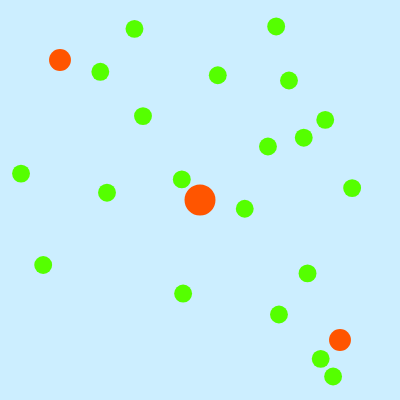
Frame 1 (no input)
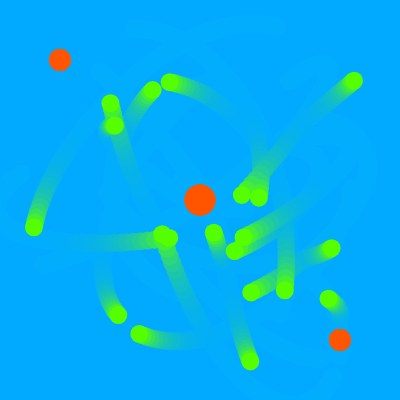
Frame 60 (no input)
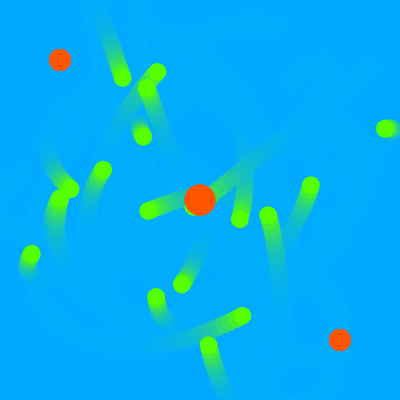
Frame 120 (the mouse pressed at the canvas centre since frame 60)

The p5.js sketch that drew these frames (run headless with seeded random() and noise() and a simulated clock; from frame 60 on, the mouse is pressed at the canvas centre):

// p5.js sketch
// ── sketch.js
let movers = [];
let attractor, repeller, repeller2;
function setup() {
  colorMode(HSL);
  createCanvas(400, 400);
  for (let i = 0; i < 20; i++) {
    const x = random(width);
    const y = random(height);
    mover = new Mover(x, y, 20);
    movers.push(mover);
  }
  attractor = new Attractor(width / 2, height / 2, 60);
  repeller = new Attractor(340, 340, 30);
  repeller2 = new Attractor(60, 60, 30);
}

function draw() {
  background(200, 100, 50, 0.2);

  for (let mover of movers) {
    mover.update();
    mover.show();
    repeller.attract(mover);
    repeller2.attract(mover);
    attractor.attract(mover);
  }
  attractor.show();
  repeller.show();
  repeller2.show();
}

// ── attractor.js
class Attractor {
  constructor(x, y, m) {
    this.pos = createVector(x, y);
    this.mass = m;
    this.r = sqrt(this.mass) * 2;
  }
  
  getStrength(mover, force) {
    const distanceSq = constrain(force.magSq(), 250, 2500);
    const G = 5;
    const strength = G * (this.mass * mover.mass) / distanceSq;
    return strength
  }

  attract(mover) {
    const force = p5.Vector.sub(this.pos, mover.pos);
    const strength = this.getStrength(mover, force)
    force.setMag(strength)
    mover.applyForce(force);
  }

  show() {
    fill(20, 100, 50);
    ellipse(this.pos.x, this.pos.y, this.r * 2);
  }
}

// ── mover.js
class Mover {
  constructor(x, y, m) {
    this.pos = createVector(x, y);
    this.vel = p5.Vector.random2D();
    this.vel.mult(4)
    this.r = sqrt(m) * 2;
    this.acc = createVector(0,0);
    this.mass = m
    this.reduce = -0.8
  }

  edges() {
    if (this.pos.x >= width - this.r) {
      this.pos.x = width - this.r;
      this.vel.x *= this.reduce;
    }
    if (this.pos.x < this.r) {
      this.pos.x = this.r;
      this.vel.x *= this.reduce;
    }
    if (this.pos.y > height - this.r) {
      this.pos.y = height - this.r;
      this.vel.y *= this.reduce;
    }
    if (this.pos.y < this.r) {
      this.pos.y = this.r;
      this.vel.y *= this.reduce;
    }
  }
  
  drag () {
    const drag = this.vel.copy()
    drag.normalize().mult(-1)
    const speedSq = this.vel.magSq()
    const c = 0.02
    drag.setMag(c * speedSq * this.r)
    this.applyForce(drag)
  }
  
  friction () {
    const d = height - (this.pos.y + this.r)
    if (d < 1) {
      
    const friction = this.vel.copy()
    friction.normalize().mult(-1)
    
    const mu = 0.1
    const normal = this.mass
    
    friction.setMag(mu * normal)
    
    this.applyForce(friction)
    }
  }

  applyForce(force) {
    const f = p5.Vector.div(force,this.mass)
    this.acc.add(f)
  }

  update() {
    this.vel.add(this.acc);
    this.pos.add(this.vel);
    this.acc.set(0,0)
  }

  show() {
    noStroke();
    fill(100, 100, 50);
    ellipse(this.pos.x, this.pos.y, this.r * 2);
  }
}
